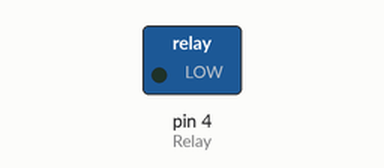
The sketch below on a simulated Arduino Uno, built with avr-gcc and run on an emulated ATmega328P. On the bench: switched loads named in the sketch (green lamp = pin HIGH).

Above: at 10.0 s.
At 30.0 s:
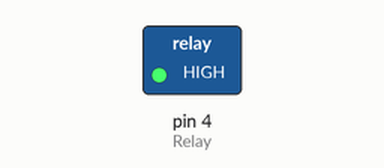
Timing chart, 0 to 52.0 s (numbered marks = the images above):
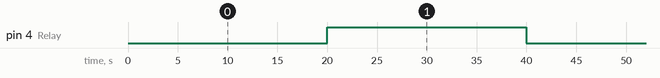

The sketch:

sketch_jul15a.ino
```cpp
int Relay = 4;

void setup()
{
  pinMode(Relay, OUTPUT);
}

void loop()
{
  digitalWrite(Relay, LOW);   // реле включено
  delay(20000);
  digitalWrite(Relay, HIGH);  // реле выключено
  delay(20000);
}
```

Measured:
- by itself, pin 4 (Relay): alternates HIGH for 20.0 s and LOW for 20.0 s
